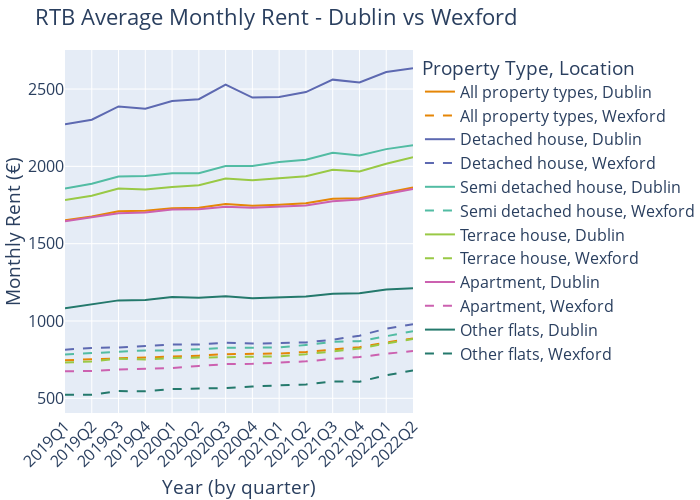

Notebook code cell kept with this figure:
### Code cell
max_rent = 2635.18
min_rent = 419.55

graph_height = 500
graph_width = 700

legend = Image.open("legend.png")

for county in counties:
    df = data_rent[data_rent['Location'] == county]

    fig = px.line(df, x="Quarter", y="VALUE", color='Property Type', title="RTB Average Monthly Rent (€) - {}".format(county), width=graph_width, height=graph_height)

    fig.update_layout(
        xaxis = dict(
            tickmode = 'array',
            # tickvals = [2019.25, 2019.50, 2019.75, 2019.99, 2020.25, 2020.50, 2020.75, 2020.99, 2021.25, 2021.50, 2021.75, 2021.99, 2022.25, 2022.50,],
            # ticktext = ['2019 Q1', '2019 Q2', '2019 Q3', '2019 Q4', '2020 Q1', '2020 Q2', '2020 Q3', '2020 Q4', '2021 Q1', '2021 Q2', '2021 Q3', '2021 Q4', '2022 Q1', '2022 Q2'],
            tickangle = -45
        ),
        # showlegend = False,
        margin=dict(l=0, r=0, t=50),
        font=dict(
            size=16,  # Set the font size here
        ),
        xaxis_title="Year (by quarter)", yaxis_title="Monthly Rent (€)",
        legend=dict(
            orientation="h",
            y=-0.3
        )
    )
    
    # fig.write_html('images/{}.html'.format(county), include_plotlyjs=False, full_html=False)
    
for countyA in { 'Dublin'}:
    for countyB in {'Wexford'}:
        if countyA == countyB or countyA > countyB:
            continue
        
        df = data_rent[data_rent['Location'].isin({ countyA, countyB }) ]
        
        # print(df['Location'].unique())

        fig = px.line(df, x="Quarter", y="VALUE", color='Property Type', line_dash='Location', line_dash_sequence=[None, 'dash'], title="RTB Average Monthly Rent - {} vs {}".format(countyA, countyB), width=graph_width, height=graph_height, color_discrete_sequence=px.colors.qualitative.Vivid)

        fig.update_layout(
            xaxis = dict(
                tickmode = 'array',
                tickangle = -45
            ),
            showlegend = True,
            margin=dict(l=0, r=0, t=50),
            font=dict(
                size=16,  # Set the font size here
            ),
            xaxis_title="Year (by quarter)", yaxis_title="Monthly Rent (€)",
        )
        
        # for trace in fig['data']:
        #     trace.showlegend = False
        #     # fig.legend.title.text = ''
            
        # fig['layout'].legend.title.text = "County"
        # add_grouped_legend(fig, df, 'Quarter', dict(line_dash = 'Location'))
        
        fig.update_layout(legend=dict(
            orientation="v",
            # y=-0.65
        ))
        
        # fig.add_layout_image(
        # dict(
        #     source=legend,
        #     xref="paper", yref="paper",
        #     x=0, y=-0.45,
        #     sizex=1, sizey=1,
        #     # xanchor="left", yanchor="bottom"
        #     )
        # )
        
        fig.show()
        
        # fig.write_html("images/compare/{}_{}.html".format(countyA, countyB), include_plotlyjs=False, full_html=False)

### Figure 1 — Plotly figure (JSON) as saved in the notebook; plotly's stock layout.template omitted (floating-point values rounded to 4 significant figures)
{"data": [{"hovertemplate": "Property Type=All property types<br>Location=Dublin<br>Quarter=%{x}<br>VALUE=%{y}<extra></extra>", "legendgroup": "All property types, Dublin", "line": {"color": "rgb(229, 134, 6)"}, "marker": {"symbol": "circle"}, "mode": "lines", "name": "All property types, Dublin", "orientation": "v", "showlegend": true, "type": "scatter", "x": ["2019Q1", "2019Q2", "2019Q3", "2019Q4", "2020Q1", "2020Q2", "2020Q3", "2020Q4", "2021Q1", "2021Q2", "2021Q3", "2021Q4", "2022Q1", "2022Q2"], "xaxis": "x", "y": [1651.0, 1676.0, 1710.0, 1712.0, 1730.0, 1732.0, 1757.0, 1745.0, 1752.0, 1761.0, 1791.0, 1793.0, 1830.0, 1863.0], "yaxis": "y"}, {"hovertemplate": "Property Type=All property types<br>Location=Wexford<br>Quarter=%{x}<br>VALUE=%{y}<extra></extra>", "legendgroup": "All property types, Wexford", "line": {"color": "rgb(229, 134, 6)", "dash": "dash"}, "marker": {"symbol": "circle"}, "mode": "lines", "name": "All property types, Wexford", "orientation": "v", "showlegend": true, "type": "scatter", "x": ["2019Q1", "2019Q2", "2019Q3", "2019Q4", "2020Q1", "2020Q2", "2020Q3", "2020Q4", "2021Q1", "2021Q2", "2021Q3", "2021Q4", "2022Q1", "2022Q2"], "xaxis": "x", "y": [746.5, 751.9, 761.2, 766.1, 769.7, 776.0, 785.7, 786.7, 789.8, 799.9, 817.2, 830.9, 861.4, 887.1], "yaxis": "y"}, {"hovertemplate": "Property Type=Detached house<br>Location=Dublin<br>Quarter=%{x}<br>VALUE=%{y}<extra></extra>", "legendgroup": "Detached house, Dublin", "line": {"color": "rgb(93, 105, 177)"}, "marker": {"symbol": "circle"}, "mode": "lines", "name": "Detached house, Dublin", "orientation": "v", "showlegend": true, "type": "scatter", "x": ["2019Q1", "2019Q2", "2019Q3", "2019Q4", "2020Q1", "2020Q2", "2020Q3", "2020Q4", "2021Q1", "2021Q2", "2021Q3", "2021Q4", "2022Q1", "2022Q2"], "xaxis": "x", "y": [2273.0, 2302.0, 2388.0, 2372.0, 2423.0, 2434.0, 2529.0, 2445.0, 2448.0, 2480.0, 2561.0, 2543.0, 2610.0, 2635.0], "yaxis": "y"}, {"hovertemplate": "Property Type=Detached house<br>Location=Wexford<br>Quarter=%{x}<br>VALUE=%{y}<extra></extra>", "legendgroup": "Detached house, Wexford", "line": {"color": "rgb(93, 105, 177)", "dash": "dash"}, "marker": {"symbol": "circle"}, "mode": "lines", "name": "Detached house, Wexford", "orientation": "v", "showlegend": true, "type": "scatter", "x": ["2019Q1", "2019Q2", "2019Q3", "2019Q4", "2020Q1", "2020Q2", "2020Q3", "2020Q4", "2021Q1", "2021Q2", "2021Q3", "2021Q4", "2022Q1", "2022Q2"], "xaxis": "x", "y": [814.4, 826.0, 829.2, 836.8, 847.5, 848.4, 860.4, 853.9, 858.9, 861.3, 878.7, 905.1, 950.9, 979.8], "yaxis": "y"}, {"hovertemplate": "Property Type=Semi detached house<br>Location=Dublin<br>Quarter=%{x}<br>VALUE=%{y}<extra></extra>", "legendgroup": "Semi detached house, Dublin", "line": {"color": "rgb(82, 188, 163)"}, "marker": {"symbol": "circle"}, "mode": "lines", "name": "Semi detached house, Dublin", "orientation": "v", "showlegend": true, "type": "scatter", "x": ["2019Q1", "2019Q2", "2019Q3", "2019Q4", "2020Q1", "2020Q2", "2020Q3", "2020Q4", "2021Q1", "2021Q2", "2021Q3", "2021Q4", "2022Q1", "2022Q2"], "xaxis": "x", "y": [1856.0, 1887.0, 1935.0, 1937.0, 1955.0, 1956.0, 2003.0, 2003.0, 2028.0, 2042.0, 2087.0, 2070.0, 2112.0, 2136.0], "yaxis": "y"}, {"hovertemplate": "Property Type=Semi detached house<br>Location=Wexford<br>Quarter=%{x}<br>VALUE=%{y}<extra></extra>", "legendgroup": "Semi detached house, Wexford", "line": {"color": "rgb(82, 188, 163)", "dash": "dash"}, "marker": {"symbol": "circle"}, "mode": "lines", "name": "Semi detached house, Wexford", "orientation": "v", "showlegend": true, "type": "scatter", "x": ["2019Q1", "2019Q2", "2019Q3", "2019Q4", "2020Q1", "2020Q2", "2020Q3", "2020Q4", "2021Q1", "2021Q2", "2021Q3", "2021Q4", "2022Q1", "2022Q2"], "xaxis": "x", "y": [783.8, 791.8, 800.6, 809.8, 808.6, 815.5, 826.8, 827.4, 828.5, 845.2, 864.9, 869.4, 900.2, 933.8], "yaxis": "y"}, {"hovertemplate": "Property Type=Terrace house<br>Location=Dublin<br>Quarter=%{x}<br>VALUE=%{y}<extra></extra>", "legendgroup": "Terrace house, Dublin", "line": {"color": "rgb(153, 201, 69)"}, "marker": {"symbol": "circle"}, "mode": "lines", "name": "Terrace house, Dublin", "orientation": "v", "showlegend": true, "type": "scatter", "x": ["2019Q1", "2019Q2", "2019Q3", "2019Q4", "2020Q1", "2020Q2", "2020Q3", "2020Q4", "2021Q1", "2021Q2", "2021Q3", "2021Q4", "2022Q1", "2022Q2"], "xaxis": "x", "y": [1782.0, 1810.0, 1857.0, 1850.0, 1867.0, 1878.0, 1921.0, 1910.0, 1923.0, 1937.0, 1977.0, 1967.0, 2017.0, 2060.0], "yaxis": "y"}, {"hovertemplate": "Property Type=Terrace house<br>Location=Wexford<br>Quarter=%{x}<br>VALUE=%{y}<extra></extra>", "legendgroup": "Terrace house, Wexford", "line": {"color": "rgb(153, 201, 69)", "dash": "dash"}, "marker": {"symbol": "circle"}, "mode": "lines", "name": "Terrace house, Wexford", "orientation": "v", "showlegend": true, "type": "scatter", "x": ["2019Q1", "2019Q2", "2019Q3", "2019Q4", "2020Q1", "2020Q2", "2020Q3", "2020Q4", "2021Q1", "2021Q2", "2021Q3", "2021Q4", "2022Q1", "2022Q2"], "xaxis": "x", "y": [731.5, 738.9, 756.4, 751.5, 761.1, 762.1, 766.2, 769.2, 771.4, 785.1, 802.7, 821.7, 854.8, 884.1], "yaxis": "y"}, {"hovertemplate": "Property Type=Apartment<br>Location=Dublin<br>Quarter=%{x}<br>VALUE=%{y}<extra></extra>", "legendgroup": "Apartment, Dublin", "line": {"color": "rgb(204, 97, 176)"}, "marker": {"symbol": "circle"}, "mode": "lines", "name": "Apartment, Dublin", "orientation": "v", "showlegend": true, "type": "scatter", "x": ["2019Q1", "2019Q2", "2019Q3", "2019Q4", "2020Q1", "2020Q2", "2020Q3", "2020Q4", "2021Q1", "2021Q2", "2021Q3", "2021Q4", "2022Q1", "2022Q2"], "xaxis": "x", "y": [1646.0, 1671.0, 1696.0, 1702.0, 1721.0, 1723.0, 1739.0, 1732.0, 1741.0, 1747.0, 1774.0, 1786.0, 1821.0, 1853.0], "yaxis": "y"}, {"hovertemplate": "Property Type=Apartment<br>Location=Wexford<br>Quarter=%{x}<br>VALUE=%{y}<extra></extra>", "legendgroup": "Apartment, Wexford", "line": {"color": "rgb(204, 97, 176)", "dash": "dash"}, "marker": {"symbol": "circle"}, "mode": "lines", "name": "Apartment, Wexford", "orientation": "v", "showlegend": true, "type": "scatter", "x": ["2019Q1", "2019Q2", "2019Q3", "2019Q4", "2020Q1", "2020Q2", "2020Q3", "2020Q4", "2021Q1", "2021Q2", "2021Q3", "2021Q4", "2022Q1", "2022Q2"], "xaxis": "x", "y": [675.3, 676.3, 685.9, 692.3, 695.6, 709.4, 721.1, 723.2, 731.6, 739.1, 754.2, 766.9, 788.5, 805.3], "yaxis": "y"}, {"hovertemplate": "Property Type=Other flats<br>Location=Dublin<br>Quarter=%{x}<br>VALUE=%{y}<extra></extra>", "legendgroup": "Other flats, Dublin", "line": {"color": "rgb(36, 121, 108)"}, "marker": {"symbol": "circle"}, "mode": "lines", "name": "Other flats, Dublin", "orientation": "v", "showlegend": true, "type": "scatter", "x": ["2019Q1", "2019Q2", "2019Q3", "2019Q4", "2020Q1", "2020Q2", "2020Q3", "2020Q4", "2021Q1", "2021Q2", "2021Q3", "2021Q4", "2022Q1", "2022Q2"], "xaxis": "x", "y": [1082.0, 1105.0, 1133.0, 1136.0, 1155.0, 1151.0, 1161.0, 1146.0, 1154.0, 1159.0, 1177.0, 1179.0, 1204.0, 1211.0], "yaxis": "y"}, {"hovertemplate": "Property Type=Other flats<br>Location=Wexford<br>Quarter=%{x}<br>VALUE=%{y}<extra></extra>", "legendgroup": "Other flats, Wexford", "line": {"color": "rgb(36, 121, 108)", "dash": "dash"}, "marker": {"symbol": "circle"}, "mode": "lines", "name": "Other flats, Wexford", "orientation": "v", "showlegend": true, "type": "scatter", "x": ["2019Q1", "2019Q2", "2019Q3", "2019Q4", "2020Q1", "2020Q2", "2020Q3", "2020Q4", "2021Q1", "2021Q2", "2021Q3", "2021Q4", "2022Q1", "2022Q2"], "xaxis": "x", "y": [522.4, 523.8, 546.5, 545.8, 559.5, 562.3, 566.7, 576.8, 581.8, 590, 609.5, 607.5, 648.8, 680.8], "yaxis": "y"}], "layout": {"font": {"size": 16}, "height": 500, "legend": {"orientation": "v", "title": {"text": "Property Type, Location"}, "tracegroupgap": 0}, "margin": {"l": 0, "r": 0, "t": 50}, "showlegend": true, "title": {"text": "RTB Average Monthly Rent - Dublin vs Wexford"}, "width": 700, "xaxis": {"anchor": "y", "domain": [0, 1], "tickangle": -45, "tickmode": "array", "title": {"text": "Year (by quarter)"}}, "yaxis": {"anchor": "x", "domain": [0, 1], "title": {"text": "Monthly Rent (€)"}}}}
